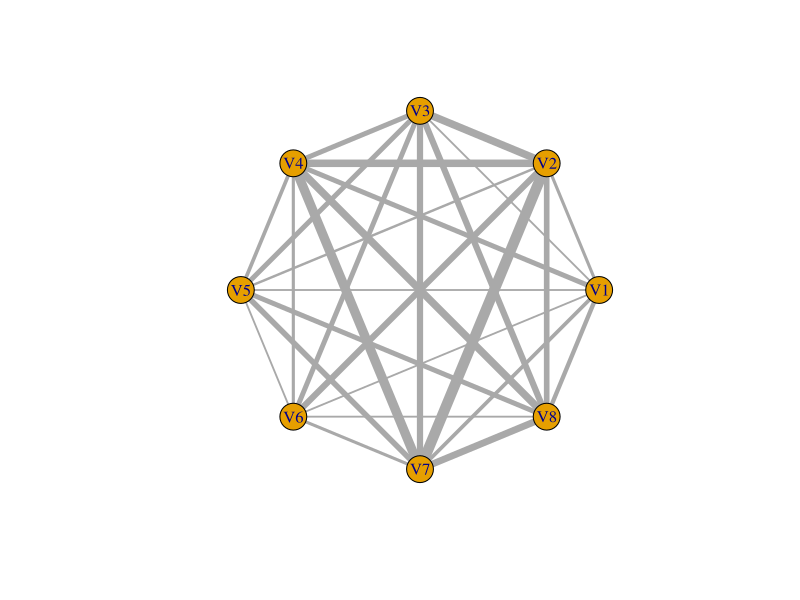

This chart was generated by the following R code:
## ---- chunk 1
knitr::opts_chunk$set(echo = TRUE)
## ---- chunk 2

library(igraph)

## ---- chunk 3

# First session
#adj_matrix = as.matrix(read.csv("DATA/social_network/interaction_matrix.csv", sep =";", header = FALSE)) #(not covered in the report)

# remove unidentified individuals 
#adj_matrix_ID = adj_matrix[-9,-9] # (not covered in the report)

# Second session
adj_matrix2 = as.matrix(read.csv("DATA/social_network/interaction_matrix2.csv", sep =";", header = FALSE))

# adj_matrix_all = adj_matrix_ID + adj_matrix2 # (not covered in the report)
## ---- chunk 4

g <- make_empty_graph()

# create the graph
g <- graph_from_adjacency_matrix(
    adj_matrix2, # vector for the adjacency matrix 
    mode = c("undirected"), # our social network is undirected (interaction of A->B is the same as B->A)
    weighted = TRUE, # our social network is weighted (strength of association in pairs is weighted by the number of their interaction)
    diag = F, # we do not include the diagonal of the matrix as individuals do not interact with themselves
    add.colnames = NULL, #use the column names to name the vertices (nodes corresponding the the individuals)
    add.rownames = FALSE # do not use the raw names to name the vertices
)

# arrange the vertex in circle 
layout <-layout_in_circle(g)

# plot 
plot(g, layout = layout, main = "", edge.width = E(g)$weight*0.6)# E(g) containes the attributes of the edges such as the weight which is the number of interactions between the same pair of individuals. We multiply the weight by 0.6 to increase the contrast between the width of the lines.

## ---- chunk 5

#binary degrees # how many conspecifics does an individual interact with 
degree(g) # maximum binary degree for every individual => they all interact with each other at least once 

# densities 
edge_density(g, loops = FALSE) # existing edges / possible edges => they all interact with each other at least once 

#weighted degrees # total interactions
strength(
  g,
  vids = V(g), #The vertices for which the strength will be calculated
  loops = TRUE, #Logical; whether the loop edges are also counted. (here none)
  weights = NULL # use the default weight edge attribute in the matrix 
)
